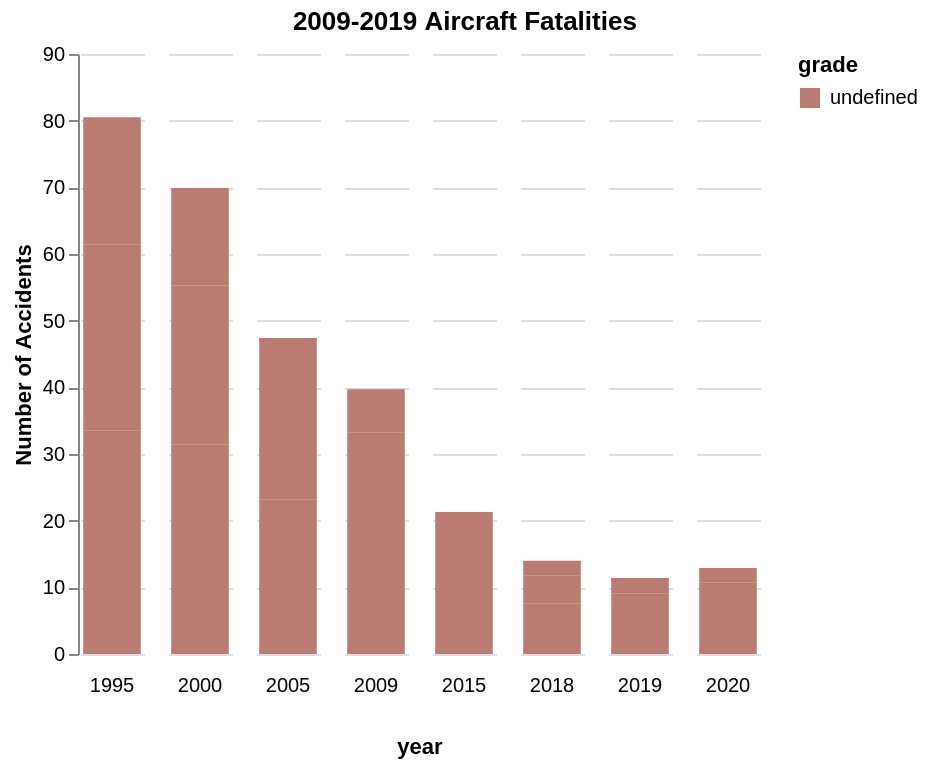

Write the Vega-Lite specification saved for this chart.
### Vega-Lite specification from a JSON file in a GitHub repository (floating-point values rounded to 4 significant figures)
{"$schema": "https://vega.github.io/schema/vega-lite/v5.json", "title": {"text": "2009-2019 Aircraft Fatalities", "anchor": "middle"}, "data": {"values": [{"year": "1995", "percent": 33.5, "group": "12th Grade"}, {"year": "1995", "percent": 27.9, "group": "10th Grade"}, {"year": "1995", "percent": 19.1, "group": "8th Grade"}, {"year": "2000", "percent": 31.4, "group": "12th Grade"}, {"year": "2000", "percent": 23.9, "group": "10th Grade"}, {"year": "2000", "percent": 14.6, "group": "8th Grade"}, {"year": "2005", "percent": 23.2, "group": "12th Grade"}, {"year": "2005", "percent": 14.9, "group": "10th Grade"}, {"year": "2005", "percent": 9.3, "group": "8th Grade"}, {"year": "2009", "percent": 20.1, "group": "12th Grade"}, {"year": "2009", "percent": 13.1, "group": "10th Grade"}, {"year": "2009", "percent": 6.5, "group": "8th Grade"}, {"year": "2015", "percent": 11.4, "group": "12th Grade"}, {"year": "2015", "percent": 6.3, "group": "10th Grade"}, {"year": "2015", "percent": 3.6, "group": "8th Grade"}, {"year": "2018", "percent": 7.6, "group": "12th Grade"}, {"year": "2018", "percent": 4.2, "group": "10th Grade"}, {"year": "2018", "percent": 2.2, "group": "8th Grade"}, {"year": "2019", "percent": 5.7, "group": "12th Grade"}, {"year": "2019", "percent": 3.4, "group": "10th Grade"}, {"year": "2019", "percent": 2.3, "group": "8th Grade"}, {"year": "2020", "percent": 7.5, "group": "12th Grade"}, {"year": "2020", "percent": 3.2, "group": "10th Grade"}, {"year": "2020", "percent": 2.2, "group": "8th Grade"}]}, "width": {"step": 32}, "mark": "bar", "encoding": {"column": {"field": "year", "type": "ordinal", "spacing": 10, "header": {"orient": "bottom"}}, "y": {"field": "percent", "type": "quantitative", "title": "Number of Accidents", "axis": {"grid": true}}, "x": {"field": "grade", "type": "ordinal", "axis": null}, "color": {"field": "grade", "scale": {"range": ["#ba7b73", "#7398ba", "#008080"]}}}, "config": {"view": {"stroke": "transparent"}, "axis": {"domainWidth": 1}}}
